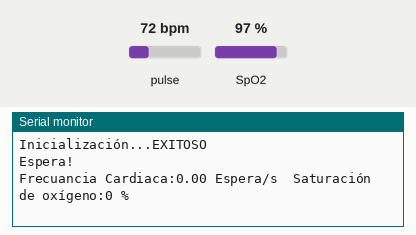
The sketch below on a simulated Arduino Uno, built with avr-gcc and run on an emulated ATmega328P. Parts: the last lines printed to the serial monitor. Inputs (shaded band) come from the test bench; at power-on: pulse 72 bpm, SpO2 97 %.

Above: at 1.2 s.
1.3 s: pulse set to 42 bpm
At 2.7 s:
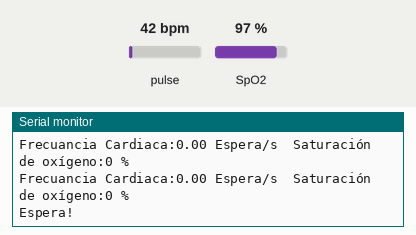
2.8 s: SpO2 set to 80 %
At 3.6 s:
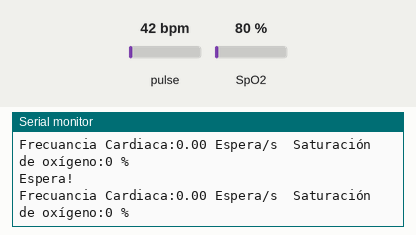
4.3 s: pulse set to 70 bpm
At 7.8 s:
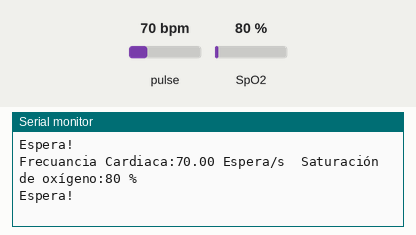
Timing chart, 0 to 9.3 s (numbered marks = the images above; inputs shaded):
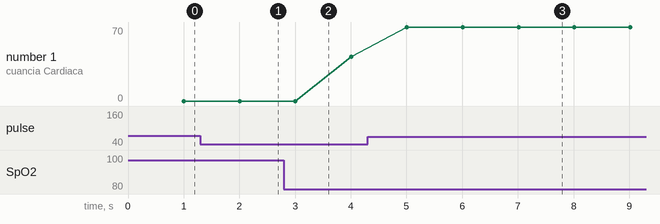

Measured:
- after the input at 4.3 s, the serial monitor: prints a new line after 0.71 s (image 3)
- plotted number 1: 42 → 70 after the input at 4.3 s

The sketch:

Heart_rate_Click.ino
```cpp
/************************************************************************
*
*    Test du module "Heart rate Click"
*
*************************************************************************
* Description:  MIKROE-2000
* La fréquence cardiaque et la saturation en oxygène du sang sont affichés
* dans le moniteur série.
*
* Matériel
*        1. Arduino Uno
*        2. Module "Heart rate Click"
*        3. Shifter Level TXB0108
*
* Bibliothèques
*        1. https://github.com/oxullo/Arduino-MAX30100/
*
*
************************************************************************/

// Appel des bibliothèques
#include <Wire.h>
#include "MAX30100_PulseOximeter.h"

PulseOximeter muestra;    //création de l'objet

int periodo=1000;         // période de la mesure
int duracion=0;

void Deteccion()
{
    Serial.println("Espera!");
}

void setup(void)
{
Serial.begin(9600);
Serial.print("Inicialización...");
    if (!muestra.begin())
    {
        Serial.println("CHECK");
        while(1);
    }
    else
    {
        Serial.println("EXITOSO");
    }
muestra.setOnBeatDetectedCallback(Deteccion);
}

void loop()
{
muestra.update();
if (millis() - duracion > periodo)
{
  Serial.print("Frecuancia Cardiaca:");
  Serial.print(muestra.getHeartRate());
  Serial.print(" Espera/s");
  Serial.print("\t");
  Serial.print("Saturación de oxígeno:");
  Serial.print(muestra.getSpO2());
  Serial.println(" %");
  duracion = millis();
}
}
```
